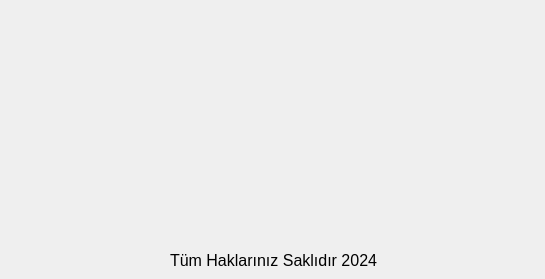
<?xml version="1.0" encoding="UTF-8"?>
<ui version="4.0">
 <class>Dialog</class>
 <widget class="QDialog" name="Dialog">
  <property name="geometry">
   <rect>
    <x>0</x>
    <y>0</y>
    <width>545</width>
    <height>279</height>
   </rect>
  </property>
  <property name="windowTitle">
   <string>Hakkında</string>
  </property>
  <widget class="QLabel" name="label">
   <property name="geometry">
    <rect>
     <x>0</x>
     <y>0</y>
     <width>541</width>
     <height>251</height>
    </rect>
   </property>
   <property name="text">
    <string/>
   </property>
   <property name="pixmap">
    <pixmap>../../Pictures/Screenshots/Ekran görüntüsü 2024-06-02 221750.png</pixmap>
   </property>
  </widget>
  <widget class="QLabel" name="label_2">
   <property name="geometry">
    <rect>
     <x>170</x>
     <y>250</y>
     <width>241</width>
     <height>21</height>
    </rect>
   </property>
   <property name="font">
    <font>
     <pointsize>12</pointsize>
    </font>
   </property>
   <property name="text">
    <string>Tüm Haklarınız Saklıdır 2024</string>
   </property>
  </widget>
 </widget>
 <resources/>
 <connections/>
</ui>
